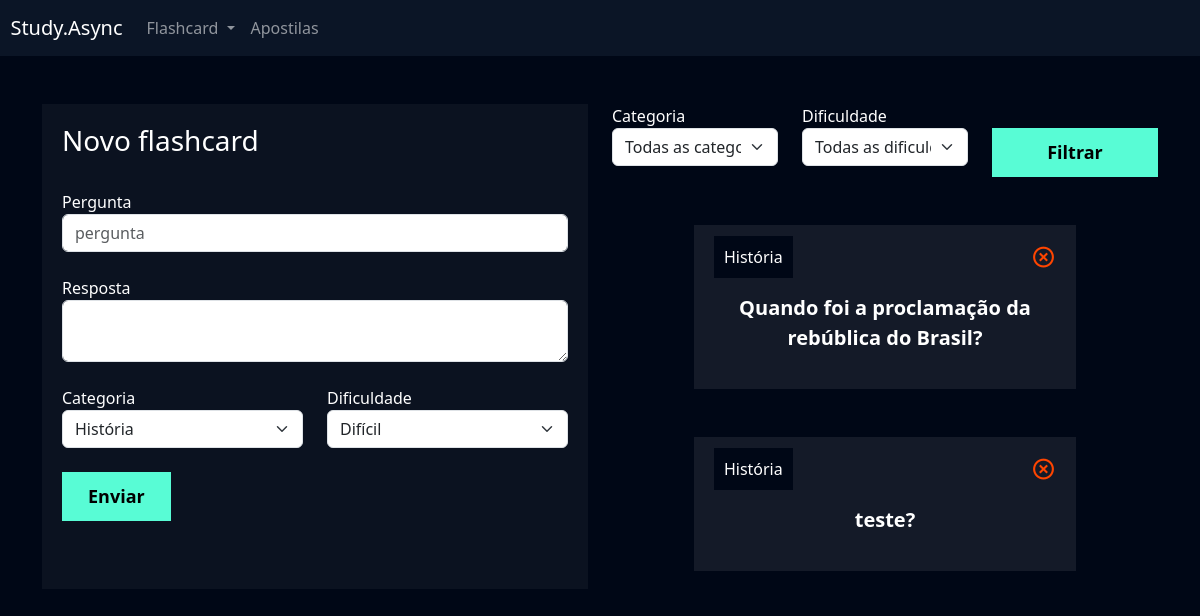
Page /flashcard/novo_flashcard/ (signed in) on the committed database.
### flashcards/models.py (models this page shows, shortened)
class Flashcard(models.Model):
    DIFICULDADE_CHOICES = (('D', 'Difícil'), ('M', 'Médio'), ('F', 'Fácil'))
    user = models.ForeignKey(User, on_delete=models.DO_NOTHING)
    pergunta = models.CharField(max_length=100)
    resposta = models.TextField()
    categoria = models.ForeignKey(Categoria, on_delete=models.DO_NOTHING)
    dificuldade = models.CharField(max_length=1, choices=DIFICULDADE_CHOICES)

class Categoria(models.Model):
    nome = models.CharField(max_length=20)
    def __str__(self):
        return self.nome

### flashcards/views.py (the view, shortened to what this page needs)
# urls.py: path('novo_flashcard/', views.novo_flashcard, name='novo_flashcard'),
def novo_flashcard(request):
    if not request.user.is_authenticated:
        return redirect('/usuarios/login')
    if request.method == 'GET':
        categorias = Categoria.objects.all()
        dificuldades = Flashcard.DIFICULDADE_CHOICES
        flashcards = Flashcard.objects.filter(user=request.user)
        categoria_filtrar = request.GET.get('categoria')
        dificuldade_filtrar = request.GET.get('dificuldade_filtrar')
        if categoria_filtrar:
            flashcards = flashcards.filter(categoria__id=categoria_filtrar)
        if dificuldade_filtrar:
            flashcards = flashcards.filter(dificuldade__id=dificuldade)
        return render(request, 'novo_flashcard.html', {'categorias': categorias, 'dificuldades': dificuldades, 'flashcards': flashcards})

### flashcards/templates/novo_flashcard.html (shortened to what this page needs)
{% extends "base.html" %}
{% load static %}
{% block 'cabecalho' %}
    <link href="{% static 'usuarios/css/cadastro.css' %}" rel="stylesheet">
    <link href='https://unpkg.com/boxicons@2.1.4/css/boxicons.min.css' rel='stylesheet'>
    <link href="{% static 'flashcard/css/novo_flashcard.css' %}" rel="stylesheet">
{% endblock 'cabecalho' %}
{% block 'conteudo' %}
    {% include  'partials/header.html' %}
    <div class="container">
        <br>
        <br>
        <div class="row">
            <div class="col-md">
                <div class="box-form">
                    <form action="{% url 'novo_flashcard' %}" method="POST"> {% csrf_token %}
                        <h3>Novo flashcard</h3>
                        <br>
                        <label>Pergunta</label>
                        <input type="text" class="form-control" placeholder="pergunta" name="pergunta">
                        <br>
                        <label>Resposta</label>
                        <textarea class="form-control" name="resposta"></textarea>
                        <br>
                        <div class="row">
                                <div class="col-md">
                                    <label for="">Categoria</label>
                                    <select class="form-select" name="categoria">
                                        {% for categoria in categorias %}
                                            <option value="{{categoria.id}}"> {{categoria}} </option>
                                        {% endfor %}
                                    </select>
                                </div>
                                <div class="col-md">
                                    <label for="">Dificuldade</label>
                                    <select class="form-select" name="dificuldade">
                                        {% for dificuldade in dificuldades %}
                                            <option value="{{dificuldade.0}}">{{dificuldade.1}}</option>
                                        {% endfor %}
                                </select>
                                </div>
                        </div>
                        <br>
                        <input type="submit" value="Enviar" class="btn-cadastro">
                        <br>
                        <br>
                        <br>
                    </form>
                </div>
            </div>
            <div class="col-md">
                <form action="{% url 'novo_flashcard' %}" method="GET">
                    <div class="row">
                        <div class="col-md">
                            <label for="">Categoria</label>
                            <select name="categoria" id="" class="form-select">
                                <option value=""> Todas as categorias </option>
                            </select>
                        </div>
                        <div class="col-md">
                            <label for="">Dificuldade</label>
                            <select name="dificuldade" id="" class="form-select">
                                <option value=""> Todas as dificuldades </option>
                            </select>
                        </div>
                        <div class="col-md">
                            <br>
                            <input type="submit" style="width: 100%" value="Filtrar" class="btn-cadastro">
                        </div>
                    </div>
                </form>
                <br>
                <br>
                {% for flash in flashcards %}
                    <div class="box-new-flashcard" onclick="flip_card({{flash.id}})">
                        <div class="flashcard ">
                            <div class="flashcard-categoria">
                                {{flash.categoria}}
                            </div>
                            <a href="{% url 'deletar_flashcard' flash.id %}"><i class='icone-exit bx bx-x-circle'></i></a>
                            <br>
                            <br>
                            <div class="flashcard-box-item">
                                <p class="flashcard-item">{{flash.pergunta}}?</p>
                            </div>
                        </div>
                    </div>
                    <br>
                    <br>
                 {% endfor %}
            </div>
        </div>
    </div>
{% endblock 'conteudo' %}

### templates/static/usuarios/css/cadastro.css (style rules this page uses)
* { margin: 0; padding: 0; }
.box-form { padding: 20px; background-color: rgba(217,217,217, .05); color: white !important; }
.btn-cadastro { padding: 10px; background-color: #58fcd5; border: none; border: 1px solid #58fcd5; font-size: 18px; font-weight: bold; padding-left: 25px; padding-right: 25px; }

### templates/static/flashcard/css/novo_flashcard.css (style rules this page uses)
.box-new-flashcard { width: 70%; margin: auto; }
.flashcard { background-color: rgba(255, 255, 255, .08); padding: 20px; }
.flashcard-box-item { text-align: center; }
.flashcard p { font-size: 20px; font-weight: bold; cursor: pointer; }
.flashcard-categoria { background-color: var(--dark-color); display: inline; padding: 10px; }
.icone-exit { float: right; font-size: 25px; color: orangered; }

### templates/static/geral/css/base.css (style rules this page uses)
:root { --main-color: #0b1526; --dark-color: #000716; --secondary-dark-color: rgb(15, 2, 26); --light-color: #00c1f3; --contrast-color: #f4c96b; --differential-color: #58fcd5; }
body { background-color: var(--dark-color) !important; color: white !important; }

### rows in the picture
Flashcard: categoria "História", pergunta "Quando foi a proclamação da rebública do Brasil"
Flashcard: categoria "História", pergunta "teste"

### other values in the picture
form field categoria "História"
form field dificuldade "Difícil"
